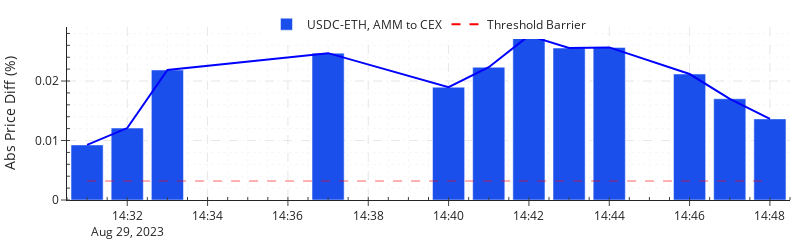

The cell this chart's notebook holds for it:
### Code cell
fig = go.Figure(layout=layout)

fig.add_trace(go.Bar(x=df_aug.index,
                     y=df_aug['price_diff'].astype(float),
                     name=f'{token0}-{token1}, AMM to CEX',
                                          marker_color=colors['dark_blue']))

# Add green horizontal line at threshold value 0.005
fig.add_shape(
    type="line",
    name = "threshold",
    x0=df_aug.index[0],  # Set starting x-coordinate of the line
    y0=threshold,            # Set y-coordinate of the line
    x1=df_aug.index[-1], # Set ending x-coordinate of the line
    y1=threshold,            # Set y-coordinate of the line
    line=dict(color="red", width=2, dash="dash"),  # Set line color, width, and dash style
)

# Add a fake trace for the legend
fig.add_trace(go.Scatter(
    x=[None],
    y=[None],
    mode='lines',  # Change mode to 'lines'
    line=dict(color="red", dash="dash"),  # Set line color and dash style
    name='Threshold Barrier'
))

# Add a fake trace for the legend
fig.add_trace(go.Scatter(
    x=df_aug.index,
    y=df_aug['price_diff'].astype(float),
    showlegend=False,
    mode='lines',  # Change mode to 'lines'
    line=dict(color="blue"),  # Set line color and dash style
))

fig.update_layout(yaxis_title=f'Abs Price Diff (%)',
                      height=250,  # Set the height of the plot to 600 pixels
                    width=800,   # Set the width of the plot to 800 pixels
                  showlegend=True,
                  legend=dict(xanchor='center', x=0.5, y=1.10, orientation='h'))

fig.show()

#size, from 3pm, add legend gree threshold barrier -> calylcate preidce eery minute as biniance price changes, even thought AMM price does not change

### Figure 1 — Plotly figure (JSON) as saved in the notebook; plotly's stock layout.template omitted (floating-point values rounded to 4 significant figures)
{"data": [{"marker": {"color": "#1a4fec"}, "name": "USDC-ETH, AMM to CEX", "type": "bar", "x": ["2023-08-29T14:31:00", "2023-08-29T14:32:00", "2023-08-29T14:33:00", "2023-08-29T14:37:00", "2023-08-29T14:40:00", "2023-08-29T14:41:00", "2023-08-29T14:42:00", "2023-08-29T14:43:00", "2023-08-29T14:44:00", "2023-08-29T14:46:00", "2023-08-29T14:47:00", "2023-08-29T14:48:00"], "y": [0.009262, 0.01209, 0.02186, 0.02469, 0.01896, 0.02232, 0.02763, 0.02555, 0.02565, 0.02118, 0.01702, 0.01364]}, {"line": {"color": "red", "dash": "dash"}, "mode": "lines", "name": "Threshold Barrier", "type": "scatter", "x": [null], "y": [null]}, {"line": {"color": "blue"}, "mode": "lines", "showlegend": false, "type": "scatter", "x": ["2023-08-29T14:31:00", "2023-08-29T14:32:00", "2023-08-29T14:33:00", "2023-08-29T14:37:00", "2023-08-29T14:40:00", "2023-08-29T14:41:00", "2023-08-29T14:42:00", "2023-08-29T14:43:00", "2023-08-29T14:44:00", "2023-08-29T14:46:00", "2023-08-29T14:47:00", "2023-08-29T14:48:00"], "y": [0.009262, 0.01209, 0.02186, 0.02469, 0.01896, 0.02232, 0.02763, 0.02555, 0.02565, 0.02118, 0.01702, 0.01364]}], "layout": {"height": 250, "legend": {"orientation": "h", "x": 0.5, "xanchor": "center", "y": 1.1}, "margin": {"b": 10, "l": 10, "r": 10, "t": 10}, "shapes": [{"line": {"color": "red", "dash": "dash", "width": 2}, "name": "threshold", "type": "line", "x0": "2023-08-29T14:31:00", "x1": "2023-08-29T14:48:00", "y0": 0.003194, "y1": 0.003194}], "showlegend": true, "width": 800, "xaxis": {"griddash": "dash", "minor": {"griddash": "dot", "ticks": "inside"}, "showgrid": true}, "yaxis": {"griddash": "dash", "minor": {"griddash": "dot", "ticks": "inside"}, "showgrid": true, "title": {"text": "Abs Price Diff (%)"}}}}
